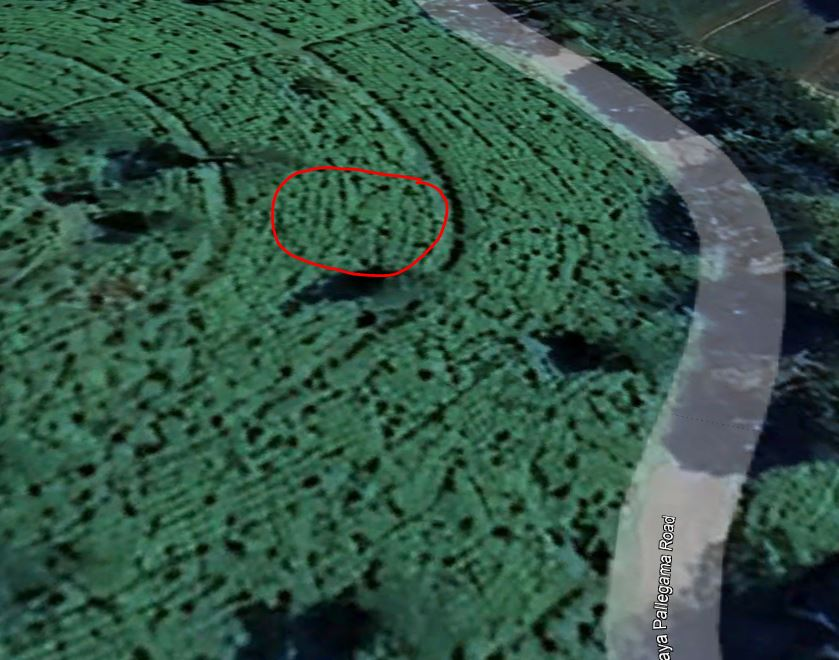
#> input picture backend/uploads/1748244278094-WhatsApp Image 2025-05-26 at 12.53.33_a54bba80.jpg, 839 x 660 px
$ python -i yield_predict.py   (imports and definitions only)
#> lines starting #> are read from the running program, lines starting #| are printed output that depends on the picture; after the words box and inside, x2 and y2 are one past the last pixel; in counts of white or black regions, pixels touching at a corner belong together
# predict_yield.py
import sys
import cv2
import numpy as np
import pandas as pd
import joblib
import sys
from datetime import datetime


# [5 lines not run here, left out]
# print("Model loaded from 'yield_model.pkl'")

# Function to detect tea plants from red-bordered area
def getTrees(image_path):
    image = cv2.imread(image_path)
#> image is the input picture: shape (660, 839, 3); mean B, G, R 69.8, 84.1, 51.6
    hsv = cv2.cvtColor(image, cv2.COLOR_BGR2HSV)
#> hsv: shape (660, 839, 3); mean H, S, V 79.6, 117.1, 86.3

    lower_red1, upper_red1 = np.array([0, 120, 70]), np.array([10, 255, 255])
    lower_red2, upper_red2 = np.array([170, 120, 70]), np.array([180, 255, 255])

    mask1 = cv2.inRange(hsv, lower_red1, upper_red1)
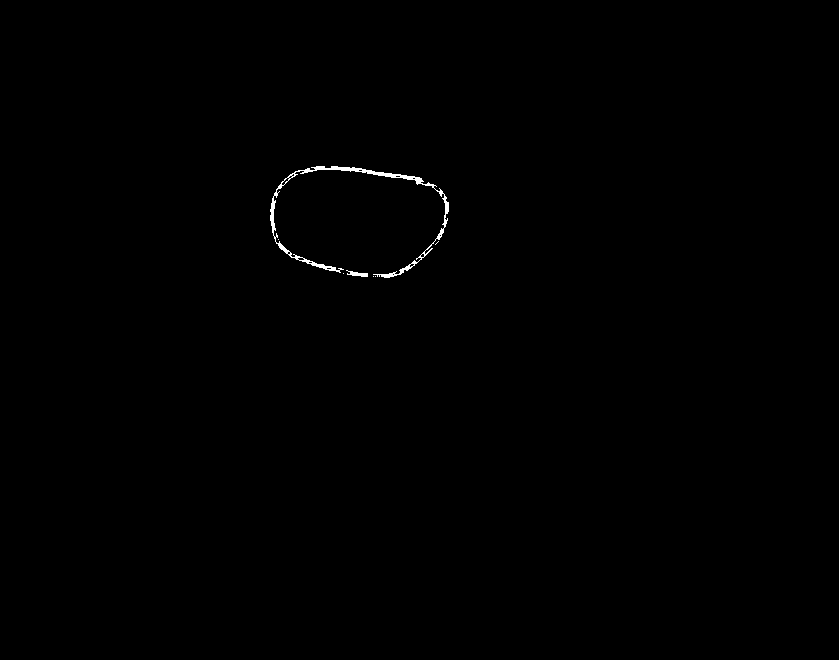
#> mask1: shape (660, 839); 0.26% white; 7 white regions (5 under 20 px), largest, box (x1, y1, x2, y2) and area: (270, 166, 449, 278) 1356, (346, 270, 368, 277) 78
    mask2 = cv2.inRange(hsv, lower_red2, upper_red2)
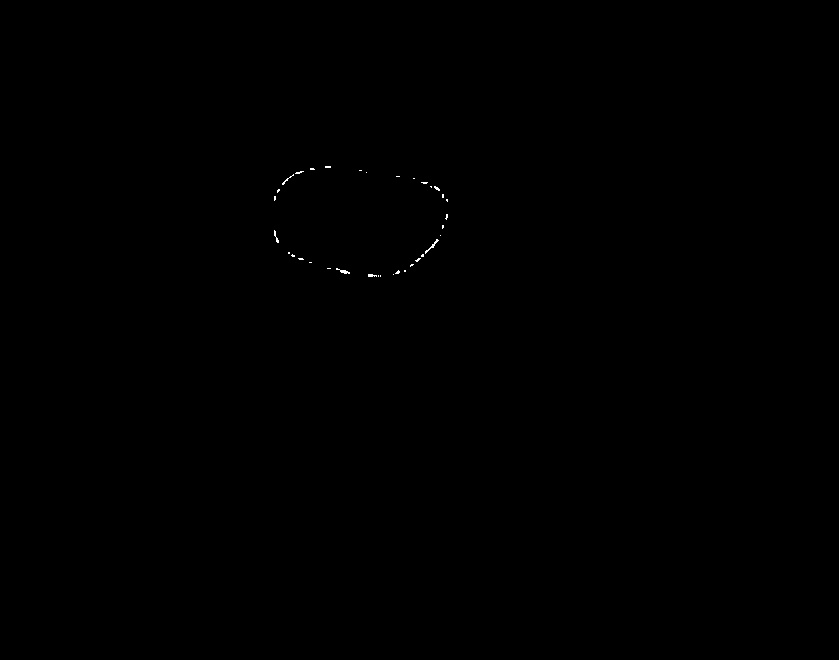
#> mask2: shape (660, 839); 0.06% white in thin lines or dots, all inside (x1, y1, x2, y2) = (274, 166, 448, 277)
    red_mask = cv2.bitwise_or(mask1, mask2)
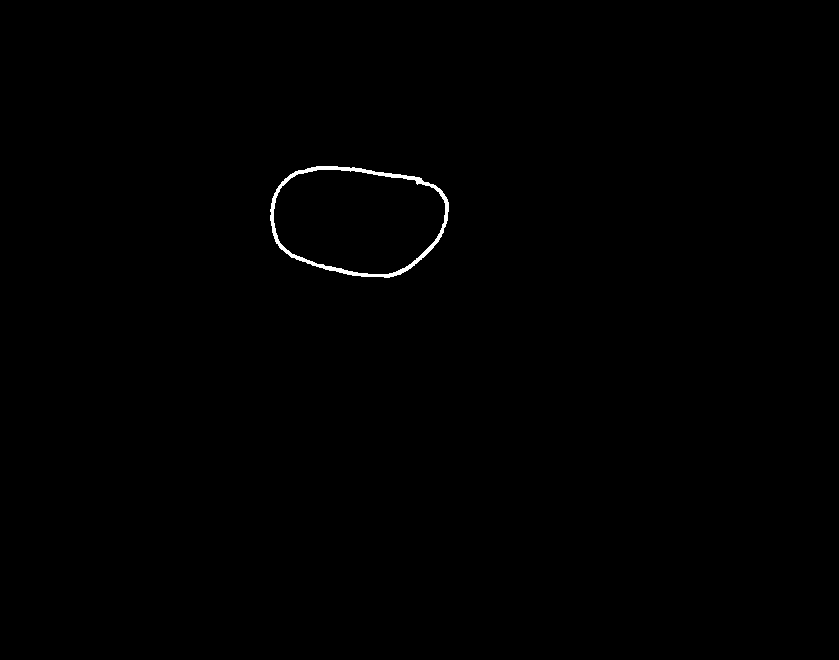
#> red_mask: shape (660, 839); 0.32% white; 1 white region

    contours, _ = cv2.findContours(red_mask, cv2.RETR_EXTERNAL, cv2.CHAIN_APPROX_SIMPLE)
#> contours = 1 contour; box (x1, y1, x2, y2) and area: (270, 166, 449, 278) 15702

    if contours:
        largest_contour = max(contours, key=cv2.contourArea)
#> largest_contour = contour of 186 points, box (x1, y1, x2, y2) (270, 166, 449, 278), area 15702
        mask = np.zeros(image.shape[:2], dtype=np.uint8)
        cv2.drawContours(mask, [largest_contour], -1, 255, thickness=cv2.FILLED)
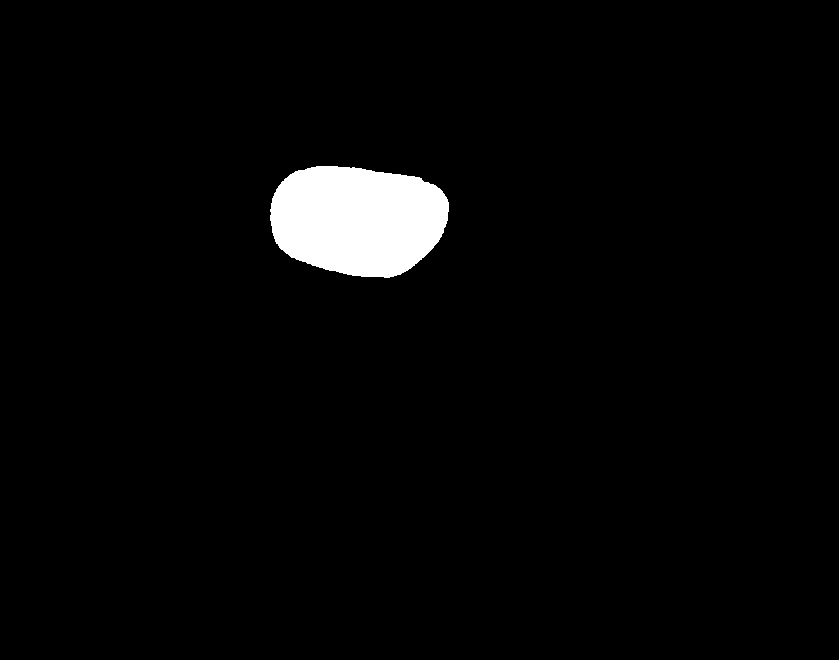
#> mask: shape (660, 839); 2.9% white; 1 white region

        filled_contours, _ = cv2.findContours(mask, cv2.RETR_EXTERNAL, cv2.CHAIN_APPROX_SIMPLE)
#> filled_contours has the same summary as contours
        enclosed_area = cv2.contourArea(filled_contours[0])
#> enclosed_area = 15702.5

        scale = 0.05  # Adjust this based on real-world calibration
        real_world_area = enclosed_area * scale
#> real_world_area = 785.1

        # Estimate area taken by tall/small trees
        tall_tree_spacing, small_tree_spacing = 12 * 10, 10 * 6
        tall_tree_area, small_tree_area = 3, 4

        num_tall_trees = real_world_area // tall_tree_spacing
#> num_tall_trees = 6
        num_small_trees = real_world_area // small_tree_spacing
#> num_small_trees = 13

        area_tall = num_tall_trees * tall_tree_area
#> area_tall = 18
        area_small = num_small_trees * small_tree_area
#> area_small = 52

        remaining_area = real_world_area - (area_tall + area_small)
#> remaining_area = 715.1

        # Tea plant spacing
        row_spacing, within_row_spacing = 4 * 0.3048, 2 * 0.3048
        area_per_plant = row_spacing * within_row_spacing
        num_tea_plants = remaining_area / area_per_plant
#> num_tea_plants = 962.2

        return round(num_tea_plants, 0)

    return 0

# Function to predict yield for a date range
def predict_yield_with_tree_count(start_date_str, end_date_str, tree_count):
    start_date = pd.to_datetime(start_date_str)
    end_date = pd.to_datetime(end_date_str)
    date_range = pd.date_range(start=start_date, end=end_date)

    prediction_df = pd.DataFrame({
        'date': date_range,
        'no of trees': tree_count,
        'month': date_range.month
    })

    X_input = prediction_df[['no of trees', 'month']]
    prediction_df['predicted_yield'] = model.predict(X_input)
    total_yield = prediction_df['predicted_yield'].sum()

    # print(f"\nYield prediction from {start_date_str} to {end_date_str} with {tree_count} trees:")
    # print(prediction_df[['date', 'no of trees', 'month', 'predicted_yield']])
    print(f"\nTotal predicted yield: {total_yield:.2f} Kilograms")

# --------- Entry point for testing ---------
# [11 lines not run here, left out]

>>> result = getTrees('../uploads/1748244278094-WhatsApp Image 2025-05-26 at 12.53.33_a54bba80.jpg')
#> result = 962
